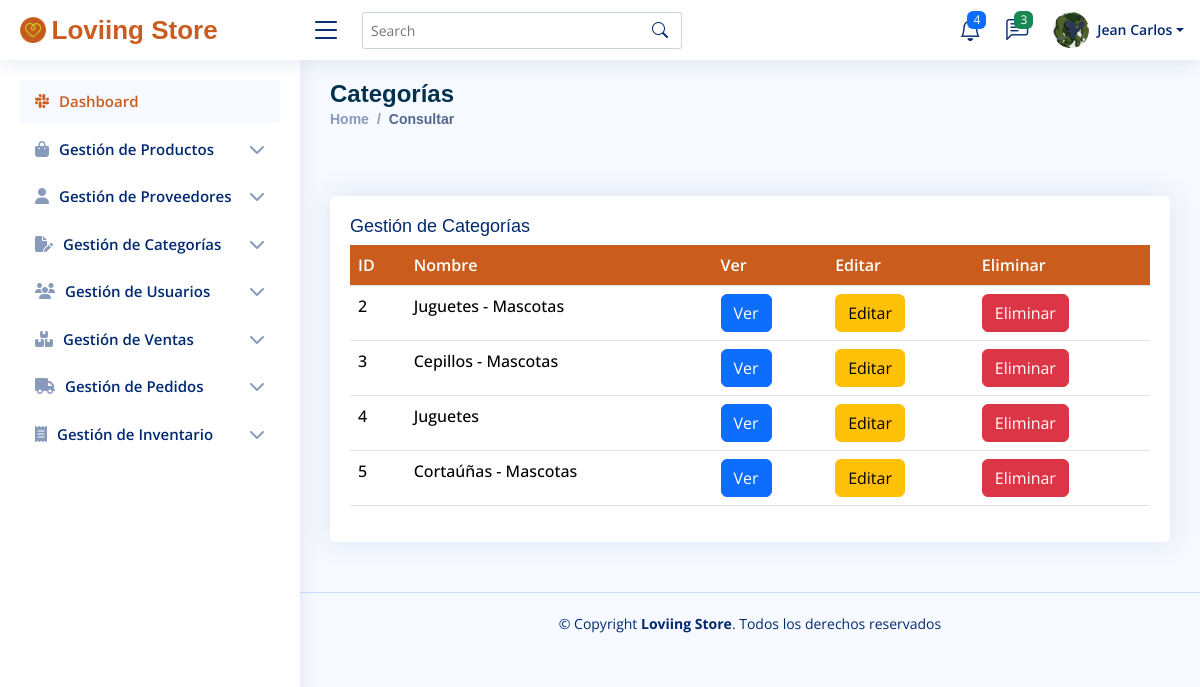
/Views/Administrador/consultarCategorias.php (signed in), run on the app's committed database.
### tables this page shows
CREATE TABLE `tbl_usuarios` (
  `id_usuario` int(11) NOT NULL,
  `nombre_usuario` varchar(100) DEFAULT NULL,
  `genero` varchar(50) DEFAULT NULL,
  `fecha_nacimiento` date DEFAULT NULL,
  `tipo_documento` varchar(50) DEFAULT NULL,
  `num_documento` varchar(50) DEFAULT NULL,
  `email_usuario` varchar(50) DEFAULT NULL,
  `clave_usuario` varchar(250) DEFAULT NULL,
  `rol_usuario` varchar(50) DEFAULT NULL,
  `estado_usuario` varchar(10) DEFAULT NULL,
  `foto_usuario` varchar(255) DEFAULT NULL,
  `fecha_creacion` date DEFAULT NULL
);

CREATE TABLE `tbl_categorias` (
  `id_categoria` int(11) NOT NULL,
  `nombre_categoria` varchar(100) DEFAULT NULL,
  `icono` varchar(255) NOT NULL
);

### Models/consultasAdmin.php (called while the page is built, shortened)
<?php
class ConsultasAdmin
{
    public function consultarUser($idUser)
    {
        $sql = "SELECT * FROM tbl_usuarios WHERE id_usuario = :idUser";
        $objConexionBd = new ConexionBd();
        $conexion = $objConexionBd->getConexion();
        $result = $conexion->prepare($sql);
        $result->bindParam(":idUser", $idUser);
        $result->execute();
        $f = $result->fetch();
        return $f;
    }
    public function consultarCategorias()
    {
        $sql = "SELECT * FROM tbl_categorias";
        $objConexionBd = new ConexionBd();
        $conexion = $objConexionBd->getConexion();
        $result = $conexion->prepare($sql);
        $result->execute();
        $f = $result->fetchAll();
        return $f;
    }
}

### Controllers/Administrador/tablaCategorias.php (the view)
<?php
require_once ('../../Models/consultasAdmin.php');
function tablaCategorias()
{
    $objConsultasAdmin = new ConsultasAdmin();
    $tabla = $objConsultasAdmin->consultarCategorias();
    foreach ($tabla as $f) {
        echo '
        <tr>
            <td>' . $f["id_categoria"] . '</td>
            <td>' . $f["nombre_categoria"] . '</td>
            <td><a href="" class="btn btn-primary">Ver</a></td>
            <td><a href="editarCategoria.php?idCat=' . $f["id_categoria"] . '"" class="btn btn-warning">Editar</a></td>
            <td><a href="../../Controllers/Administrador/eliminarCategoria.php?idCat=' . $f["id_categoria"] . '" class="btn btn-danger">Eliminar</a></td>
        </tr>
        ';
    }
}

### Controllers/Administrador/mostrarInfoUser.php (shortened to what this page needs)
<?php
require_once ('../../Models/consultasAdmin.php');
function cargarHeaderAdmin()
{
  echo '
  <header id="header" class="header fixed-top d-flex align-items-center">
    <div class="d-flex align-items-center justify-content-between">
      <a href="home.php" class="logo d-flex align-items-center">
        <img src="../Dashboard/assets/img/favicon.png" alt="">
        <span class="d-none d-lg-block logo_ls">Loviing Store</span>
      </a>
      <i class="bi bi-list toggle-sidebar-btn"></i>
    </div>
    <div class="search-bar">
      <form class="search-form d-flex align-items-center" method="POST" action="#">
        <input type="text" name="query" placeholder="Search" title="Enter search keyword">
        <button type="submit" title="Search"><i class="bi bi-search"></i></button>
      </form>
    </div>
    <nav class="header-nav ms-auto">
      <ul class="d-flex align-items-center">
        <li class="nav-item dropdown">
          <a class="nav-link nav-icon" href="#" data-bs-toggle="dropdown">
            <i class="bi bi-bell"></i>
            <span class="badge bg-primary badge-number">4</span>
          </a>
        </li>
        <li class="nav-item dropdown">
          <a class="nav-link nav-icon" href="#" data-bs-toggle="dropdown">
            <i class="bi bi-chat-left-text"></i>
            <span class="badge bg-success badge-number">3</span>
          </a>
        </li>
        ';
  cargarPerfilAdmin();
  echo '
      </ul>
    </nav>
  </header>
  ';
}
function cargarPerfilAdmin()
{
  $idUser = $_SESSION["idUser"];
  $objConsultasAdmin = new ConsultasAdmin();
  $f = $objConsultasAdmin->consultarUser($idUser);
  echo '
        <li class="nav-item dropdown pe-3">
          <a class="nav-link nav-profile d-flex align-items-center pe-0" href="#" data-bs-toggle="dropdown">
            <img src="../../Uploads/Usuarios/' . $f["foto_usuario"] . '" alt="Profile" class="rounded-circle" >
            <span class="d-none d-md-block dropdown-toggle ps-2">' . $f["nombre_usuario"] . '</span>
          </a>
          <ul class="dropdown-menu dropdown-menu-end dropdown-menu-arrow profile">
            <li class="dropdown-header">
              <h6>' . $f["nombre_usuario"] . '</h6>
              <span>' . $f["rol_usuario"] . '</span>
            </li>
            <li>
              <hr class="dropdown-divider">
            </li>
            <li>
              <a class="dropdown-item d-flex align-items-center" href="userProfileAdmin.php">
                <i class="bi bi-person"></i>
                <span>Mi perfil</span>
              </a>
            </li>
            <li>
              <hr class="dropdown-divider">
            </li>
            <li>
              <a class="dropdown-item d-flex align-items-center" href="users-profile.html">
                <i class="bi bi-gear"></i>
                <span>Configuración</span>
              </a>
            </li>
            <li>
              <hr class="dropdown-divider">
            </li>
            <li>
              <a class="dropdown-item d-flex align-items-center" href="pages-faq.html">
                <i class="bi bi-question-circle"></i>
                <span>¿Necesitas Ayuda?</span>
              </a>
            </li>
            <li>
              <hr class="dropdown-divider">
            </li>
            <li>
              <a class="dropdown-item d-flex align-items-center" href="../../Controllers/cerrarSesion.php">
                <i class="bi bi-box-arrow-right"></i>
                <span>Cerrar Sesión</span>
              </a>
            </li>
          </ul>
        </li>
    ';
}
function cargarMenuAdmin()
{
  ?>
  <aside id="sidebar" class="sidebar">
    <ul class="sidebar-nav" id="sidebar-nav">
      <li class="nav-item">
        <a class="nav-link " href="home.php">
          <i class="fa-brands fa-slack"></i>
          <span>Dashboard</span>
        </a>
      </li>
      <li class="nav-item">
        <a class="nav-link collapsed" data-bs-target="#GestionProductos-nav" data-bs-toggle="collapse" href="#">
          <i class="fa-solid fa-bag-shopping"></i>
          <span>Gestión de Productos</span><i class=" fa-solid fa-chevron-down ms-auto"></i>
        </a>
      </li>
      <li class="nav-item">
        <a class="nav-link collapsed" data-bs-target="#formacion-nav" data-bs-toggle="collapse" href="#">
          <i class="fa-solid fa-user"></i>
          <span>Gestión de Proveedores</span><i class="fa-solid fa-chevron-down ms-auto"></i>
        </a>
      </li>
      <li class="nav-item">
        <a class="nav-link collapsed" data-bs-target="#GestionCategorias-nav" data-bs-toggle="collapse" href="#">
          <i class="fa-solid fa-file-pen"></i>
          <span>Gestión de Categorías</span><i class="fa-solid fa-chevron-down ms-auto"></i>
        </a>
      </li>
      <li class="nav-item">
        <a class="nav-link collapsed" data-bs-target="#GestionUsuarios-nav" data-bs-toggle="collapse" href="#">
          <i class="fa-solid fa-users"></i>
          <span>Gestión de Usuarios</span><i class="fa-solid fa-chevron-down ms-auto"></i>
        </a>
      </li>
      <li class="nav-item">
        <a class="nav-link collapsed" data-bs-target="#GestionVentas-nav" data-bs-toggle="collapse" href="#">
          <i class="fa-solid fa-boxes-stacked"></i>
          <span>Gestión de Ventas</span><i class="fa-solid fa-chevron-down ms-auto"></i>
        </a>
      </li>
      <li class="nav-item">
        <a class="nav-link collapsed" data-bs-target="#Pedidos-nav" data-bs-toggle="collapse" href="#">
          <i class="fa-solid fa-truck"></i>
          <span>Gestión de Pedidos</span><i class="fa-solid fa-chevron-down ms-auto"></i>
        </a>
      </li>
      <li class="nav-item">
        <a class="nav-link collapsed" data-bs-target="#Inventario-nav" data-bs-toggle="collapse" href="#">
          <i class="fa-solid fa-receipt"></i>
          <span>Gestión de Inventario</span><i class="fa-solid fa-chevron-down ms-auto"></i>
        </a>
      </li>
  </aside>
  <?php
}
function cargarFooterAdmin()
{
  echo '
  <footer id="footer" class="footer">
    <div class="copyright">
      &copy; Copyright <strong><span>Loviing Store</span></strong>. Todos los derechos reservados
    </div>
    <div class="credits">
    </div>
  </footer>
  ';
}

### Views/Dashboard/assets/css/style.css (style rules this page uses)
:root { scroll-behavior: smooth; --primary-color: #ca5d1e; --secondary-color: #c8cc21; --complementary-color1: #ffffff; --font-size-titulos-h1: 48px; --font-size-titulos-h2: 40px; --font-size-titulos-h3: 32px; --font-size-titulos-h4: 24px; --font-size-parrafos: 24px; --tipografia-titulos: "Open Sans", sans-serif --tipografia-parrafos: "Borel", cursive;; }
body { font-family: "Open Sans", sans-serif; background: #f6f9ff; color: #444444; }
a { color: var(--primary-color); text-decoration: none; }
.logo { line-height: 1; }
@media (min-width: 1200px) { .logo { width: 280px; } }
.logo img { max-height: 26px; margin-right: 6px; }
.logo span { font-size: 26px; font-weight: 700; color: var(--primary-color); font-family: "Work Sans", sans-serif; }
.header { transition: all 0.5s; z-index: 997; height: 60px; box-shadow: 0px 2px 20px rgba(1, 41, 112, 0.1); background-color: #fff; padding-left: 20px; }
.header .toggle-sidebar-btn { font-size: 32px; padding-left: 10px; cursor: pointer; color: #012970; }
.header .search-bar { min-width: 360px; padding: 0 20px; }
.header .search-form { width: 100%; }
.header .search-form input { border: 0; font-size: 14px; color: #012970; border: 1px solid rgba(1, 41, 112, 0.2); padding: 7px 38px 7px 8px; border-radius: 3px; transition: 0.3s; width: 100%; }
.header .search-form button { border: 0; padding: 0; margin-left: -30px; background: none; }
.header .search-form button i { color: #012970; }
.header-nav ul { list-style: none; }
.header-nav>ul { margin: 0; padding: 0; }
.header-nav .nav-icon { font-size: 22px; color: #012970; margin-right: 25px; position: relative; }
.header-nav .nav-profile { color: #012970; }
.header-nav .nav-profile img { max-height: 36px; }
.header-nav .nav-profile span { font-size: 14px; font-weight: 600; }
.header-nav .badge-number { position: absolute; inset: -2px -5px auto auto; font-weight: normal; font-size: 12px; padding: 3px 6px; }
.sidebar { position: fixed; top: 60px; left: 0; bottom: 0; width: 300px; z-index: 996; transition: all 0.3s; padding: 20px; overflow-y: auto; scrollbar-width: thin; scrollbar-color: #aab7cf transparent; box-shadow: 0px 0px 20px rgba(1, 41, 112, 0.1); background-color: #fff; }
@media (min-width: 1200px) { #main, #footer { margin-left: 300px; } }
.sidebar-nav { padding: 0; margin: 0; list-style: none; }
.sidebar-nav li { padding: 0; margin: 0; list-style: none; }
.sidebar-nav .nav-item { margin-bottom: 5px; }
.sidebar-nav .nav-link { display: flex; align-items: center; font-size: 15px; font-weight: 600; color: var(--primary-color); transition: 0.3; background: #f6f9ff; padding: 10px 15px; border-radius: 4px; }
.sidebar-nav .nav-link i { font-size: 16px; margin-right: 10px; color: var(--primary-color); }
.sidebar-nav .nav-link.collapsed { color: #012970; background: #fff; }
.sidebar-nav .nav-link.collapsed i { color: #899bbd; }
.sidebar-nav .nav-link .fa-chevron-down { margin-right: 0; transition: transform 0.2s ease-in-out; }
.footer { padding: 20px 0; font-size: 14px; transition: all 0.3s; border-top: 1px solid #cddfff; }
.footer .copyright { text-align: center; color: #012970; }
.footer .credits { padding-top: 5px; text-align: center; font-size: 13px; color: #012970; }
.card .tabla-consultar td { font-family: var(--tipografia-parrafos); font-weight: 500; }

### Views/Dashboard/assets/css/styleformularios.css (style rules this page uses)
:root { scroll-behavior: smooth; --primary-color: #ca5d1e; --secondary-color: #c8cc21; --complementary-color1: #ffffff; --font-size-titulos-h1: 48px; --font-size-titulos-h2: 40px; --font-size-titulos-h3: 32px; --font-size-titulos-h4: 24px; --font-size-parrafos: 24px; --tipografia-titulos: "Open Sans", sans-serif --tipografia-parrafos: "Borel", cursive;; }

### Views/Dashboard/assets/css/styleRegistros.css (style rules this page uses)
:root { scroll-behavior: smooth; --primary-color: #ca5d1e; --secondary-color: #c8cc21; --complementary-color1: #ffffff; --font-size-titulos-h1: 48px; --font-size-titulos-h2: 40px; --font-size-titulos-h3: 32px; --font-size-titulos-h4: 24px; --font-size-parrafos: 24px; --tipografia-titulos: "Open Sans", sans-serif --tipografia-parrafos: "Borel", cursive;; }

### data on the page
tbl_usuarios: foto_usuario (picture), nombre_usuario "Jean Carlos"
tbl_categorias: id_categoria "2", nombre_categoria "Juguetes - Mascotas"
tbl_categorias: id_categoria "3", nombre_categoria "Cepillos - Mascotas"
tbl_categorias: id_categoria "4", nombre_categoria "Juguetes"
tbl_categorias: id_categoria "5", nombre_categoria "Cortaúñas - Mascotas"
